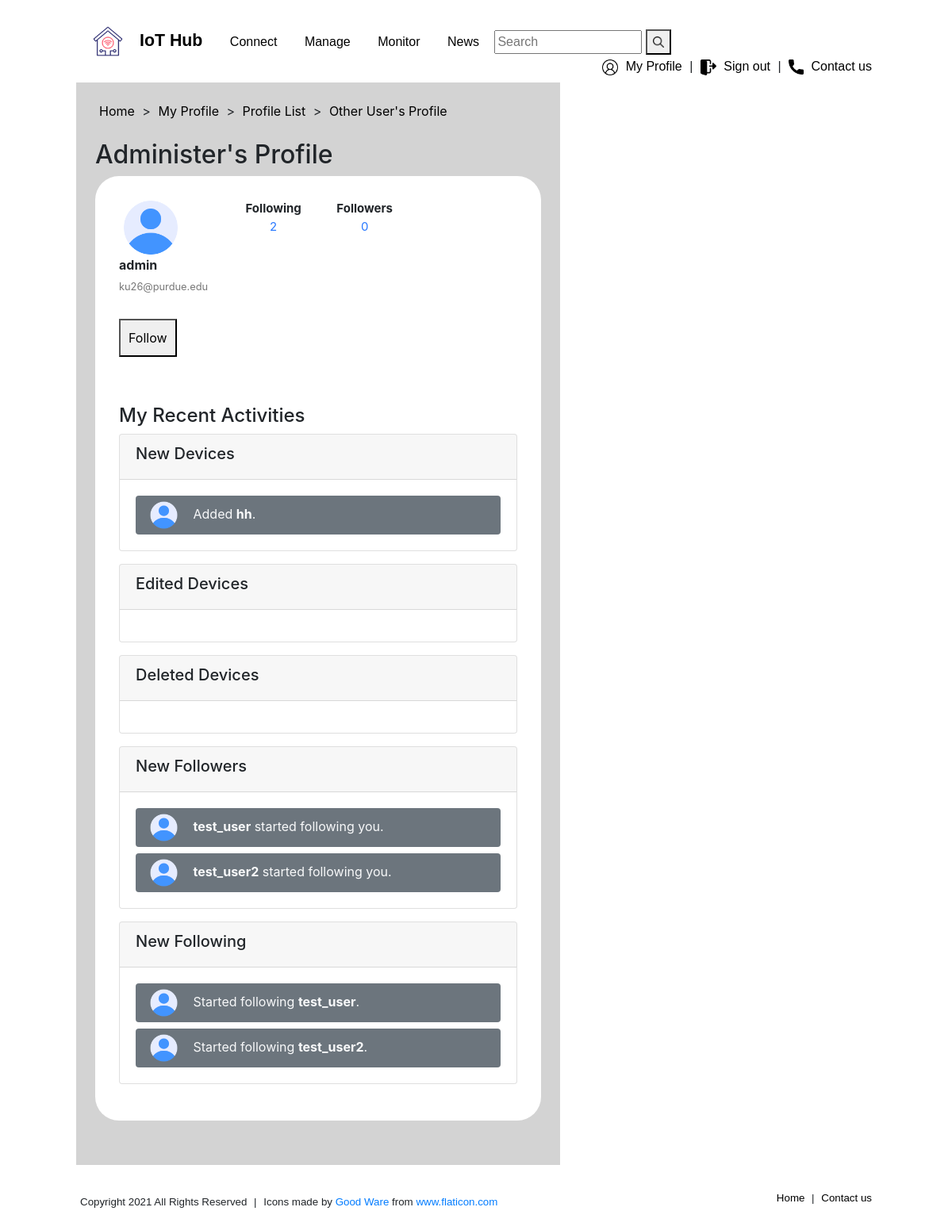
/CNIT581-048-project3/1/other_profile/ (signed in), run on the app's committed database.
### hubapp/models.py (models this page shows, shortened)
class CustomUser(AbstractUser):
    nickname = models.CharField(max_length=100)
    gender_type_choices = (
        ('Male', 'Male'),
        ('Female', 'Female'),
        ('Not to say', 'Not to say')
    )
    gender = models.CharField(max_length=10, choices=gender_type_choices)
    followers = models.ManyToManyField(
        settings.AUTH_USER_MODEL,
        related_name='following',
        blank=True
    )

class Devices(models.Model):
    device_name = models.CharField(max_length=20, default="")
    type_choices = (
        ('sensor', 'sensor'),
        ('actuator', 'actuator'),
    )
    device_type = models.CharField(max_length=10, choices=type_choices)
    device_model = models.CharField(max_length=30, default="")
    last_updated = models.DateTimeField(auto_now=True)
    registered = models.DateTimeField(auto_now_add=True)
    user = models.ForeignKey(settings.AUTH_USER_MODEL, related_name='devices',  on_delete=models.CASCADE, default="")

class Activity(models.Model):
    activity_type_choices = (
        ('Follower', 'Follower'),
        ('Following', 'Following'),
        ('Add', 'Add'),
        ('Edit', 'Edit'),
        ('Delete', 'Delete')
    )
    creator = models.ForeignKey(settings.AUTH_USER_MODEL, on_delete=models.PROTECT, related_name='creator')
    to = models.ForeignKey(settings.AUTH_USER_MODEL, on_delete=models.PROTECT, related_name='to')
    activity_type = models.CharField(max_length=20, choices=activity_type_choices)
    date = models.DateTimeField(auto_now_add=True)

### hubapp/views.py (the view)
# urls.py: path('<int:user_id>/other_profile/', views.other_profile, name='other_profile'),
def other_profile(request, user_id):
    if request.user.is_authenticated:
        user = get_object_or_404(get_user_model(), id=user_id)
        follower_list = Activity.objects.filter(Q(to=user) & Q(activity_type='Follower')).order_by('-date')[:3]
        following_list = Activity.objects.filter(Q(creator=user) & Q(activity_type='Following')).order_by('-date')[:3]
        new_devices = Devices.objects.filter(user=user).order_by('-registered')[:3]
        registered_devices = Devices.objects.filter(last_updated__gt=F('registered'))
        edited_devices = registered_devices.filter(user=user).order_by('-last_updated')[:3]
        deleted = Activity.objects.filter(Q(to=user) & Q(activity_type='Delete')).order_by('-date')[:3]
        return render(request, 'hubapp/other_profile.html', {'user': user, 'follower_list': follower_list,
                                                             'following_list': following_list, 'new_devices': new_devices,
                                                             'edited_devices': edited_devices, 'deleted': deleted})
    else:
        return redirect('signin')

### hubapp/templates/hubapp/other_profile.html (shortened to what this page needs)
{% extends "hubapp/base.html" %}
{% block header %}
    <a href="{% url 'index' %}">Home</a> >
    <a href="{% url 'myprofile' %}">My Profile</a> >
    <a href="{% url 'profiles' %}">Profile List</a> >
    <a href="">Other User's Profile</a>
{% endblock header %}
{% block title %}
    <h2>
        {{ user.nickname }}'s  Profile
    </h2>
{% endblock title %}
{% block content %}
<div>
    <div class="profile-container">
        <div class="profile-top">
            {% load static %}
            <div>
                <img src="{% static 'hubapp/img/user2.png' %}" alt="..." class="top-profile-img">
                <div class="top-profile">
                    <span style="font-weight:bold;">Following</span>
                    <p style="text-align: center;"><a href="{% url 'followinglist' user.id %}">{{ user.following.all|length }}</a></p>
                </div>
                <div class="top-profile">
                    <span style="font-weight:bold;">Followers</span>
                    <p style="text-align: center;"><a href="{% url 'followerlist' user.id %}">{{ user.followers.all|length }}</a></p>
                </div>
            </div>
            <div>
                <div>
                    <p style="font-weight: bold; margin-bottom:2px">{{ user.username }}</p>
                    <small style="color: #777777;">{{ user.email }}</small>
                </div>
            </div>
        </div>
        <div>
            {% if user in request.user.following.all %}
                <button onClick="location.href='{% url 'follow' user.pk %}'">Unfollow</button>
            {% else %}
                <button onClick="location.href='{% url 'follow' user.pk %}'">Follow</button>
            {% endif %}
        </div>
    </div>
        <div class="activity-container">
            <h4>My Recent Activities</h4>
                <div>
                    {% load static %}
                    <div class="card mb-3 box">
                        <div class="card-header">
                            <h5>New Devices</h5>
                        </div>
                        <div class="card-body">
                            {% for device in new_devices %}
                                <div class="btn btn-block bg-secondary text-light text-left">
                                    <img src="{% static 'hubapp/img/user2.png' %}" alt="..." class="profile-img">
                                    Added <span style="font-weight: bold;">{{ device.device_name }}</span>.
                                </div>
                            {% endfor %}
                        </div>
                    </div>
                   <div class="card mb-3 box">
                        <div class="card-header">
                            <h5>Edited Devices</h5>
                        </div>
                       <div class="card-body">
                        </div>
                    </div>
                    <div class="card mb-3 box">
                        <div class="card-header">
                            <h5>Deleted Devices</h5>
                        </div>
                       <div class="card-body">
                        </div>
                    </div>
                    <div class="card mb-3 box">
                        <div class="card-header">
                            <h5>New Followers</h5>
                        </div>
                        <div class="card-body">
                            {% for follower in follower_list %}
                                <div class="btn btn-block bg-secondary text-light text-left">
                                    <img src="{% static 'hubapp/img/user2.png' %}" alt="..." class="profile-img">
                                    <span style="font-weight: bold;">{{ follower.creator }}</span> started following you.
                                </div>
                            {% endfor %}
                        </div>
                    </div>
                    <div class="card mb-3 box">
                        <div class="card-header">
                            <h5>New Following</h5>
                        </div>
                        <div class="card-body">
                            {% for following in following_list %}
                                <div class="btn btn-block bg-secondary text-light text-left">
                                    <img src="{% static 'hubapp/img/user2.png' %}" alt="..." class="profile-img">
                                    Started following <span style="font-weight: bold;">{{ following.to }}</span>.
                                </div>
                            {% endfor %}
                        </div>
                    </div>
                </div>
        </div>
    </div>
{% endblock content %}

### hubapp/static/hubapp/style.css (style rules this page uses)
* { box-sizing: border-box; }
body { padding: 2vh 4vw 2vh 4vw; }
img { margin-left: 5px; margin-right: 5px; }
#title-container > a { margin: 5px; color: black; }
button { cursor:pointer; padding: 10px; }
p > a { color: #2979ff; }
.box { transition-property: box-shadow, transform; transition-duration: 1s; }
.profile-container { padding: 30px; background-color: white; border-top-left-radius: 30px; border-top-right-radius: 30px; }
.activity-container { padding: 30px; background-color: white; border-bottom-left-radius: 30px; border-bottom-right-radius: 30px; }
.profile-top { margin-bottom: 30px; }
.profile-img { width: 35px; margin-right: 15px; }
.top-profile-img { width: 70px; height: auto; margin-right: 10vh; vertical-align:middle; display:inline-block; }
.top-profile { display:inline-block; margin-right: 5vh; vertical-align:top; font-size: 15px; }

### data on the page
CustomUser: nickname "Administer", following.all|length "2", followers.all|length "0", username "admin", email "ku26@purdue.edu"
Devices: device_name "hh"
Activity: creator "test_user"
Activity: creator "test_user2"
Activity: to "test_user"
Activity: to "test_user2"
